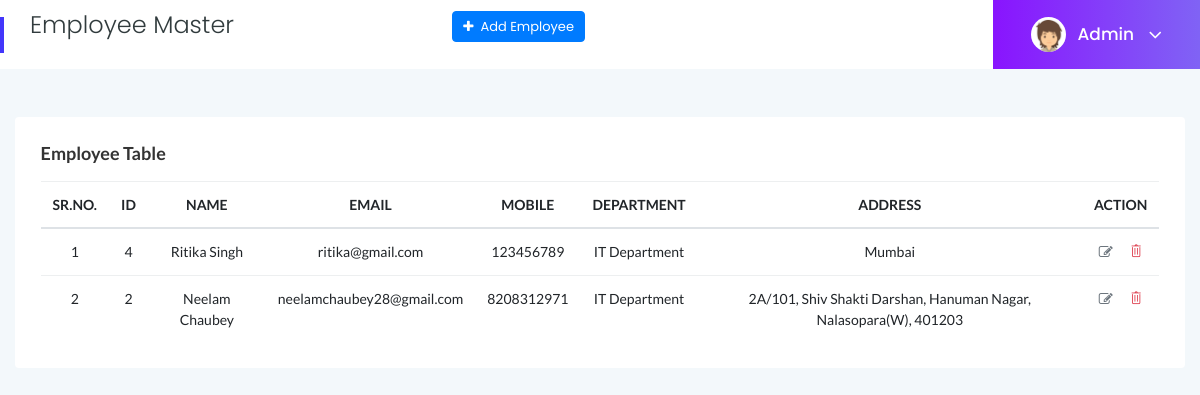
Page /employee.php (signed in) on the committed database.
### tables this page shows
CREATE TABLE IF NOT EXISTS `employee` (
  `id` int NOT NULL AUTO_INCREMENT,
  `name` varchar(255) NOT NULL,
  `email` varchar(255) NOT NULL,
  `mobile` varchar(15) NOT NULL,
  `password` varchar(20) NOT NULL,
  `department_id` int NOT NULL,
  `address` varchar(2000) NOT NULL,
  `birthday` date NOT NULL,
  `role` int NOT NULL,
  PRIMARY KEY (`id`)
);

CREATE TABLE IF NOT EXISTS `department` (
  `id` int NOT NULL AUTO_INCREMENT,
  `department` varchar(255) NOT NULL,
  PRIMARY KEY (`id`)
);

### employee.php (the view, shortened to what this page needs)
<?php
require('header.php');
$result = mysqli_query($conn, "select * from `employee` where `role` = 2 order by `id` desc");
?>
 <div class="main-content">
    <div class="page-title-area">
        <div class="row align-items-center">
            <div class="col-sm-6">
                <div class="breadcrumbs-area clearfix">
                    <h4 class="page-title pull-left">Employee Master</h4>
                    <a href="add_employee.php" class="btn btn-primary mb-3 pull-right btn-xs"><i class="fa fa-plus"></i> &nbsp;Add Employee</a>
                </div>
            </div>
            <?php require('logout_script.php'); ?>
        </div>
    </div>
    <div class="main-content-inner">
        <div class="row">
            <div class="col-12 mt-5">
                <div class="card">
                    <div class="card-body">
                        <h4 class="header-title">Employee Table</h4>
                        <div class="single-table">
                            <div class="table-responsive">
                                <table class="table table-hover progress-table text-center">
                                    <thead class="text-uppercase">
                                        <tr>
                                            <th scope="col">Sr.No.</th>
                                            <th scope="col">ID</th>
                                            <th scope="col">Name</th>
                                            <th scope="col">Email</th>
                                            <th scope="col">Mobile</th>
                                            <th scope="col">Department</th>
                                            <th scope="col">Address</th>
                                            <th scope="col" colspan="2">Action</th>
                                        </tr>
                                    </thead>
                                    <tbody>
                                        <?php
                                        $i = 1;
                                        while($row = mysqli_fetch_assoc($result)) {
                                        ?>
                                        <tr>
                                            <td><?php echo $i; ?></td>
                                            <td><?php echo $row['id']; ?></td>
                                            <td><?php echo $row['name']; ?></td>
                                            <td><?php echo $row['email']; ?></td>
                                            <td><?php echo $row['mobile']; ?></td>
                                            <?php
                                            $query = mysqli_query($conn,"select department.department from department join employee on department.id = employee.department_id");
                                            $res = mysqli_fetch_assoc($query);
                                             ?>
                                            <td><?php echo $res['department']; ?></td>
                                            <td><?php echo $row['address']; ?></td>
                                            <td>
                                                <ul class="d-flex justify-content-center">
                                                    <li class="mr-3"><a href="add_employee.php?id=<?php echo $row['id']; ?>" class="text-secondary"><i class="fa fa-edit"></i></a></li>
                                                    <li><a href="employee.php?id=<?php echo $row['id']; ?>&type=delete" class="text-danger"><i class="ti-trash"></i></a></li>
                                                </ul>
                                            </td>
                                        </tr>
                                        <?php
                                        $i++;
                                         } ?>
                                    </tbody>
                                </table>
                            </div>
                        </div>
                    </div>
                </div>
            </div>
        </div>
    </div>
<?php require('footer.php');?>

### header.php (shortened to what this page needs)
<!doctype html>
<html class="no-js" lang="en">
<head>
    <link rel="stylesheet" href="assets/css/bootstrap.min.css">
    <link rel="stylesheet" href="assets/css/font-awesome.min.css">
    <link rel="stylesheet" href="assets/css/themify-icons.css">
    <link rel="stylesheet" href="assets/css/metisMenu.css">
    <link rel="stylesheet" href="assets/css/owl.carousel.min.css">
    <link rel="stylesheet" href="assets/css/slicknav.min.css">
    <link rel="stylesheet" href="https://www.amcharts.com/lib/3/plugins/export/export.css" type="text/css" media="all" />
    <link rel="stylesheet" href="assets/css/typography.css">
    <link rel="stylesheet" href="assets/css/default-css.css">
    <link rel="stylesheet" href="assets/css/styles.css">
    <link rel="stylesheet" href="assets/css/responsive.css">
</head>
<body>
    <div class="page-container">

### logout_script.php (shortened to what this page needs)
 <div class="col-sm-6 clearfix">
    <div class="user-profile pull-right">
        <img class="avatar user-thumb" src="assets/images/author/avatar.png" alt="avatar">
        <h4 class="user-name dropdown-toggle" data-toggle="dropdown">
        	<?php if(isset($_SESSION['ADMIN_ROLE'])) {
			echo $_SESSION['ADMIN_USERNAME']; } else {
			echo $_SESSION['USER_USERNAME']; } ?>
			<i class="fa fa-angle-down"></i>
		</h4>
    </div>
</div>

### footer.php (shortened to what this page needs)
</div>
</div>
</body>
</html>

### assets/css/styles.css (style rules this page uses)
.page-container { width: 100%; height: 100%; min-height: 100vh; padding-left: 280px; -webkit-transition: padding-left 0.3s ease 0s; transition: padding-left 0.3s ease 0s; }
.sbar_collapsed.page-container { padding-left: 0; }
.card { border: none; border-radius: 4px; background-color: #fff; -webkit-transition: all 0.3s ease 0s; transition: all 0.3s ease 0s; }
.card-body { padding: 25.6px; padding: 1.6rem; }
.main-content { width: 100%; background: #F3F8FB; }
.main-content-inner { padding: 0 30px 50px; }
.page-title-area { padding: 0 30px; background: #fff; position: relative; }
.page-title-area:before { content: ''; position: absolute; left: 0; top: 50%; width: 4px; height: 36px; background: var(--primary-color); -webkit-transform: translateY(-50%); transform: translateY(-50%); }
.page-title { font-size: 24px; font-weight: 300; color: #313b3d; letter-spacing: 0; margin-right: 30px; }
.user-profile { margin-right: -30px; display: -webkit-box; display: -ms-flexbox; display: flex; -webkit-box-align: center; -ms-flex-align: center; align-items: center; -ms-flex-wrap: wrap; flex-wrap: wrap; background: -webkit-linear-gradient(left, #8914fe 0%, #8063f5 100%); background: linear-gradient(to right, #8914fe 0%, #8063f5 100%); padding: 17px 38px; position: relative; }
.user-profile img.avatar { height: 35px; width: 35px; border-radius: 50%; margin-right: 12px; }
.user-name { font-size: 17px; font-weight: 500; color: #fff; letter-spacing: 0; cursor: pointer; -webkit-user-select: none; -moz-user-select: none; -ms-user-select: none; user-select: none; }
.user-name i { margin-left: 10px; font-size: 21px; vertical-align: middle; position: relative; }
.notification-area .dropdown-toggle, .user-name.dropdown-toggle { position: relative; }
.notification-area .dropdown-toggle:after, .user-name.dropdown-toggle:after { display: none; }
.header-title { font-family: 'Lato', sans-serif; font-size: 18px; font-weight: 600; letter-spacing: 0; color: #333; text-transform: capitalize; margin-bottom: 17px; }
.btn { padding: 11px 17px; font-size: 13px; letter-spacing: 0; }
.btn-xs { padding: 5px 10px; }
.single-table .table { margin-bottom: 0; }
table tr th { border-bottom: none; }
table tr th, table tr td { border-top: 1px solid rgba(120, 130, 140, 0.13) !important; }
table tr td [class^="ti-"] { cursor: pointer; }

### rows in the picture
employee: id "4", name "Ritika Singh", email "ritika@gmail.com", mobile "123456789", department.department "IT Department", address "Mumbai"
employee: id "2", name "Neelam Chaubey", email "neelamchaubey28@gmail.com", mobile "8208312971", department.department "IT Department", address "2A/101, Shiv Shakti Darshan, Hanuman Nagar, Nalasopara(W), 401203"

### other values in the picture
$_SESSION['ADMIN_USERNAME'] "Admin"
